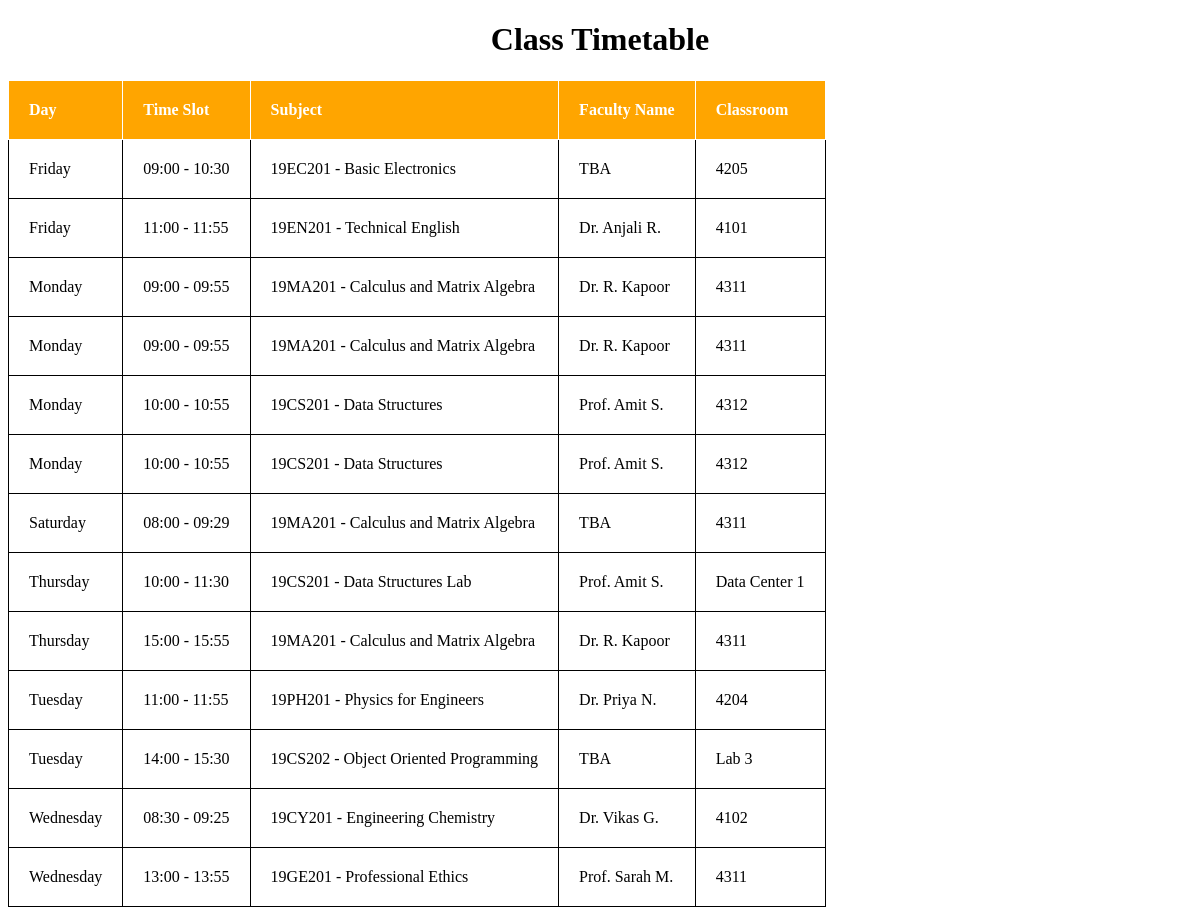
The page / on the database its author committed.
### timetable/models.py (models this page shows, shortened)
class TimeSlot(models.Model):
    DAY_CHOICES = [
        ('Monday', 'Monday'),
        ('Tuesday', 'Tuesday'),
        ('Wednesday', 'Wednesday'),
        ('Thursday', 'Thursday'),
        ('Friday', 'Friday'),
        ('Saturday', 'Saturday'),
    ]
    day = models.CharField(max_length=15, choices=DAY_CHOICES)
    start_time = models.TimeField()
    end_time = models.TimeField()
    subject_name = models.CharField(max_length=100)
    faculty_name = models.CharField(max_length=100)
    classroom = models.CharField(max_length=50, default="N/A")  # Additional task field

### timetable/views.py (the view)
# urls.py: path('', views.timetable_view, name='timetable_view'),
def timetable_view(request):
    slots = TimeSlot.objects.all().order_by('day', 'start_time')
    return render(request, 'timetable.html', {'slots': slots})

### timetable/Templates/timetable.html (shortened to what this page needs)
<!DOCTYPE html>
<html lang="en">
<head>
</head>
<body>
    <h1>Class Timetable</h1>
    <table>
        <thead>
            <tr>
                <th>Day</th>
                <th>Time Slot</th>
                <th>Subject</th>
                <th>Faculty Name</th>
                <th>Classroom</th>
            </tr>
        </thead>
        <tbody>
            {% for slot in slots %}
                <tr>
                    <td>{{ slot.day }}</td>
                    <td>{{ slot.start_time|time:"H:i" }} - {{ slot.end_time|time:"H:i" }}</td>
                    <td>{{ slot.subject_name }}</td>
                    <td>{{ slot.faculty_name }}</td>
                    <td>{{ slot.classroom }}</td>
                </tr>
            {% empty %}
                <tr>
                    <td colspan="5" class="no-records">No timetable records are currently available.</td>
                </tr>
            {% endfor %}
        </tbody>
    </table>
</body>
</html>

### timetable/Templates/timetable.html (style rules this page uses)
body { background-color: white; }
h1 { text-align: center; }
table { border-collapse: collapse; margin-top: 20px; }
th, td { border: 1px solid; text-align: left; padding: 20px; }
th { background-color: orange; color: white; }
tr:nth-child(even) { background-color: white; }

### rows shown on the page
TimeSlot: day "Friday", start_time "09:00", end_time "10:30", subject_name "19EC201 - Basic Electronics", faculty_name "TBA", classroom "4205"
TimeSlot: day "Friday", start_time "11:00", end_time "11:55", subject_name "19EN201 - Technical English", faculty_name "Dr. Anjali R.", classroom "4101"
TimeSlot: day "Monday", start_time "09:00", end_time "09:55", subject_name "19MA201 - Calculus and Matrix Algebra", faculty_name "Dr. R. Kapoor", classroom "4311"
TimeSlot: day "Monday", start_time "09:00", end_time "09:55", subject_name "19MA201 - Calculus and Matrix Algebra", faculty_name "Dr. R. Kapoor", classroom "4311"
TimeSlot: day "Monday", start_time "10:00", end_time "10:55", subject_name "19CS201 - Data Structures", faculty_name "Prof. Amit S.", classroom "4312"
TimeSlot: day "Monday", start_time "10:00", end_time "10:55", subject_name "19CS201 - Data Structures", faculty_name "Prof. Amit S.", classroom "4312"
TimeSlot: day "Saturday", start_time "08:00", end_time "09:29", subject_name "19MA201 - Calculus and Matrix Algebra", faculty_name "TBA", classroom "4311"
TimeSlot: day "Thursday", start_time "10:00", end_time "11:30", subject_name "19CS201 - Data Structures Lab", faculty_name "Prof. Amit S.", classroom "Data Center 1"
TimeSlot: day "Thursday", start_time "15:00", end_time "15:55", subject_name "19MA201 - Calculus and Matrix Algebra", faculty_name "Dr. R. Kapoor", classroom "4311"
TimeSlot: day "Tuesday", start_time "11:00", end_time "11:55", subject_name "19PH201 - Physics for Engineers", faculty_name "Dr. Priya N.", classroom "4204"
TimeSlot: day "Tuesday", start_time "14:00", end_time "15:30", subject_name "19CS202 - Object Oriented Programming", faculty_name "TBA", classroom "Lab 3"
TimeSlot: day "Wednesday", start_time "08:30", end_time "09:25", subject_name "19CY201 - Engineering Chemistry", faculty_name "Dr. Vikas G.", classroom "4102"
TimeSlot: day "Wednesday", start_time "13:00", end_time "13:55", subject_name "19GE201 - Professional Ethics", faculty_name "Prof. Sarah M.", classroom "4311"
